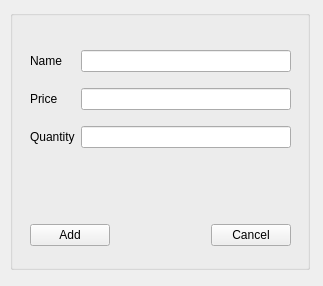
<?xml version="1.0" encoding="UTF-8"?>
<ui version="4.0">
 <class>addItem</class>
 <widget class="QWidget" name="addItem">
  <property name="geometry">
   <rect>
    <x>0</x>
    <y>0</y>
    <width>323</width>
    <height>286</height>
   </rect>
  </property>
  <property name="windowTitle">
   <string>Form</string>
  </property>
  <widget class="QGroupBox" name="Tools">
   <property name="geometry">
    <rect>
     <x>10</x>
     <y>10</y>
     <width>300</width>
     <height>260</height>
    </rect>
   </property>
   <property name="title">
    <string/>
   </property>
   <widget class="QWidget" name="">
    <property name="geometry">
     <rect>
      <x>20</x>
      <y>30</y>
      <width>261</width>
      <height>121</height>
     </rect>
    </property>
    <layout class="QGridLayout" name="gridLayout">
     <item row="0" column="0">
      <widget class="QLabel" name="nameLabel">
       <property name="text">
        <string>Name</string>
       </property>
      </widget>
     </item>
     <item row="0" column="1">
      <widget class="QLineEdit" name="nameEdit"/>
     </item>
     <item row="1" column="0">
      <widget class="QLabel" name="idLabel">
       <property name="text">
        <string>Price</string>
       </property>
      </widget>
     </item>
     <item row="1" column="1">
      <widget class="QLineEdit" name="priceEdit">
       <property name="enabled">
        <bool>true</bool>
       </property>
       <property name="readOnly">
        <bool>false</bool>
       </property>
      </widget>
     </item>
     <item row="2" column="0">
      <widget class="QLabel" name="statusLabel">
       <property name="text">
        <string>Quantity</string>
       </property>
      </widget>
     </item>
     <item row="2" column="1">
      <widget class="QLineEdit" name="qtyEdit">
       <property name="enabled">
        <bool>true</bool>
       </property>
       <property name="readOnly">
        <bool>false</bool>
       </property>
      </widget>
     </item>
    </layout>
   </widget>
   <widget class="QWidget" name="">
    <property name="geometry">
     <rect>
      <x>20</x>
      <y>210</y>
      <width>261</width>
      <height>30</height>
     </rect>
    </property>
    <layout class="QHBoxLayout" name="horizontalLayout">
     <item>
      <widget class="QPushButton" name="addButton">
       <property name="text">
        <string>Add</string>
       </property>
      </widget>
     </item>
     <item>
      <spacer name="horizontalSpacer">
       <property name="orientation">
        <enum>Qt::Horizontal</enum>
       </property>
       <property name="sizeHint" stdset="0">
        <size>
         <width>40</width>
         <height>20</height>
        </size>
       </property>
      </spacer>
     </item>
     <item>
      <widget class="QPushButton" name="cancelButton">
       <property name="text">
        <string>Cancel</string>
       </property>
      </widget>
     </item>
    </layout>
   </widget>
  </widget>
 </widget>
 <resources/>
 <connections/>
</ui>
